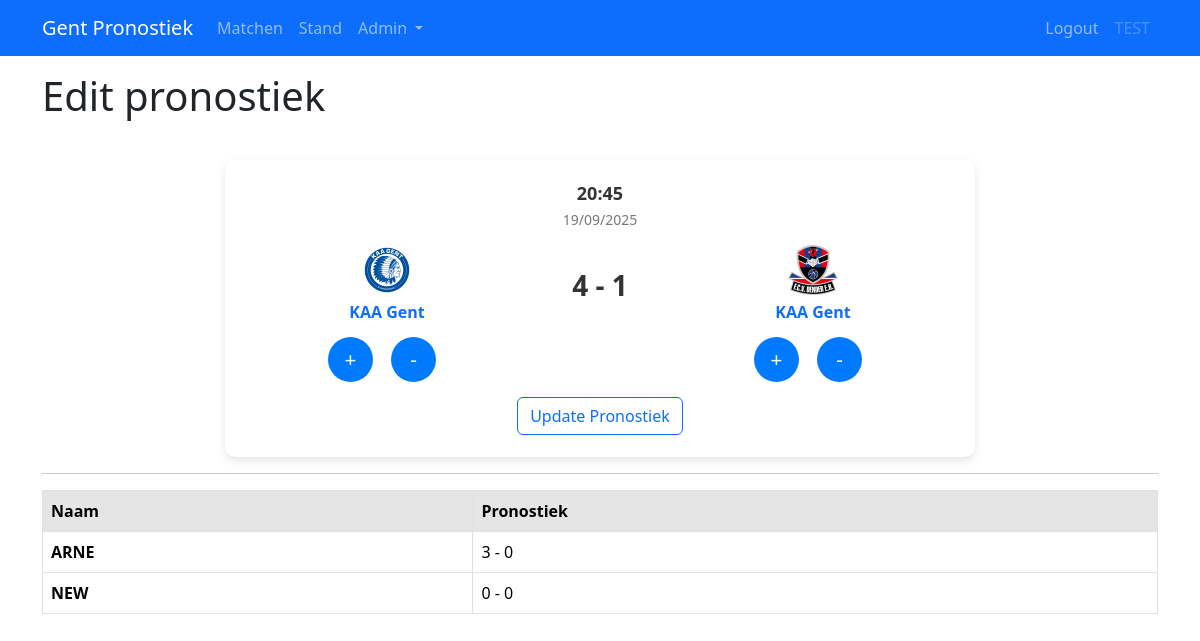
Page /pronostiek/3 (signed in) on the committed database.
### app/models.py (models this page shows, shortened)
class User(UserMixin, db.Model):
    id: so.Mapped[int] = so.mapped_column(primary_key=True)
    username: so.Mapped[str] = so.mapped_column(sa.String(64), unique=True, index=True)
    score: so.Mapped[int] = so.mapped_column(default=0)
    isAdmin: so.Mapped[bool] = so.mapped_column(default=True)
    predictions: so.WriteOnlyMapped["Prediction"] = so.relationship(
        back_populates="user", cascade="all, delete-orphan", passive_deletes=True
    )

class Match(db.Model):
    id: so.Mapped[int] = so.mapped_column(primary_key=True)
    home_score: so.Mapped[int] = so.mapped_column(default=0)
    away_score: so.Mapped[int] = so.mapped_column(default=0)
    home_team_id: so.Mapped[int] = so.mapped_column(
        sa.ForeignKey(Team.id, name="fk_match_home_team_id", ondelete="CASCADE"),
        index=True,
    )
    away_team_id: so.Mapped[int] = so.mapped_column(
        sa.ForeignKey(Team.id, name="fk_match_away_team_id", ondelete="CASCADE"),
        index=True,
    )
    home_team: so.Mapped["Team"] = so.relationship(foreign_keys=[home_team_id])
    away_team: so.Mapped["Team"] = so.relationship(foreign_keys=[away_team_id])
    match_done: so.Mapped[bool] = so.mapped_column(default=False)
    match_date: so.Mapped[datetime] = so.mapped_column(index=True)
    match_predictions: so.WriteOnlyMapped["Prediction"] = so.relationship(
        back_populates="predicted_match", passive_deletes=True
    )

class Team(db.Model):
    id: so.Mapped[int] = so.mapped_column(primary_key=True)
    name: so.Mapped[str] = so.mapped_column(sa.String(64), unique=True, index=True)
    logo_url: so.Mapped[str] = so.mapped_column(
        sa.String(256), nullable=True
    )  # stored in static folder

class Prediction(db.Model):
    id: so.Mapped[int] = so.mapped_column(primary_key=True)
    user_id: so.Mapped[int] = so.mapped_column(
        sa.ForeignKey(User.id, name="fk_prediction_user_id", ondelete="CASCADE"),
        index=True,
    )
    match_id: so.Mapped[int] = so.mapped_column(
        sa.ForeignKey(Match.id, name="fk_prediction_match_id", ondelete="CASCADE"),
        index=True,
    )
    predicted_home_score: so.Mapped[int] = so.mapped_column(nullable=True)
    predicted_away_score: so.Mapped[int] = so.mapped_column(nullable=True)
    points_earned: so.Mapped[int] = so.mapped_column(default=0)
    user: so.Mapped[User] = so.relationship(back_populates="predictions")
    predicted_match: so.Mapped[Match] = so.relationship(
        back_populates="match_predictions"
    )

### app/routes.py (the view, shortened to what this page needs)
@app.route("/pronostiek/<int:match_id>", methods=["GET", "POST"])
@login_required
def edit_pronostiek(match_id):
    match = db.session.get(Match, match_id)
    if match is None:
        flash("Error: match bestaat niet")
        return redirect(url_for("matches"))
    own_pred = db.session.scalar(
        sa.select(Prediction).where(
            Prediction.match_id == match_id, Prediction.user_id == current_user.id
        )
    )
    others_predDB = db.session.scalars(
        sa.select(Prediction).where(
            Prediction.match_id == match_id, Prediction.user_id != current_user.id
        )
    ).all()
    others_pred = [
        (
            prediction.user.username,
            prediction.predicted_home_score,
            prediction.predicted_away_score,
            prediction.points_earned,
        )
        for prediction in others_predDB
    ]
    return render_template(
        "edit_pronostiek.html",
        title="Edit pronostiek",
        other_pred=others_pred,
        own_pred=own_pred,
        match=match,
    )

### app/models.py (called while the page is built)
@login.user_loader
def load_user(id):
    return db.session.get(User, int(id))

### app/templates/edit_pronostiek.html (shortened to what this page needs)
{% extends "base.html" %}
{% block content %}
<h1>Edit pronostiek<span id="hidden_id">{{ own_pred.id }}</span></h1>
<div class="center-container">
    <div class="match-card">
        <div class="match-time">{{ match.match_date.strftime("%H:%M") }}</div>
        <div class="match-date">{{ match.match_date.strftime("%d/%m/%Y") }}</div>
        <div class="teams">
            <div class="team">
                <img src="{{ url_for('static', filename='images/' + match.home_team.logo_url) }}"
                    alt="{{ match.home_team.name }} Logo">
                <div class="team-name">{{ match.home_team.name }}</div>
            </div>
            <div class="score">
                <span id="home-score">{{ own_pred.predicted_home_score }}</span>
                <span> - </span>
                <span id="away-score">{{ own_pred.predicted_away_score }}</span>
            </div>
            <div class="team">
                <img src="{{ url_for('static', filename='images/' + match.away_team.logo_url) }}"
                    alt="{{ match.away_team.name }} Logo">
                <div class="team-name">{{ match.home_team.name }}</div>
            </div>
        </div>
        <div class="aanpassen-score">
            <div style="width: 40%;">
                <span class="score-cirkel" id="add-score-home">+</span>
                <span class="score-cirkel" id="lower-score-home">-</span>
            </div>
            <div style="width: 40%;">
                <span class="score-cirkel" id="add-score-away">+</span>
                <span class="score-cirkel" id="lower-score-away">-</span>
            </div>
        </div>
        <div class="submit-prono">
            <button type="button" class="btn btn-outline-primary" id="update-pronostiek">Update Pronostiek</button>
        </div>
    </div>
</div>
<hr>
<table class="table table-bordered table-hover">
    <thead>
        <tr class="table-active">
            <th scope="col">Naam</th>
            <th scope="col">Pronostiek</th>
        </tr>
    </thead>
    <tbody>
        {% for (username, pred_home_score, pred_away_score, points_earned) in other_pred %}
        <tr>
            <th scope="row">{{ username }}</th>
            <td>{{ pred_home_score }} - {{ pred_away_score }}</td>
        </tr>
        {% endfor %}
    </tbody>
</table>
{% endblock %}

### app/templates/base.html (shortened to what this page needs)
<!DOCTYPE html>
<html lang="en">
<head>
    <link rel="stylesheet" href="{{ url_for('static', filename='style.css')}}">
    <link href="https://cdn.jsdelivr.net/npm/bootstrap@5.3.2/dist/css/bootstrap.min.css" rel="stylesheet"
>
</head>
<body>
    <nav class="navbar bg-primary navbar-expand-lg" data-bs-theme="dark">
        <div class="container">
            <a class="navbar-brand" href="">Gent Pronostiek</a>
            <div class="collapse navbar-collapse" id="navbarSupportedContent">
                <ul class="navbar-nav me-auto mb-2 mb-lg-0">
                    <li class="nav-item">
                        <a href="{{ url_for('matches')}}" class="nav-link">Matchen</a>
                    </li>
                    <li class="nav-item">
                        <a href="{{ url_for('stand')}}" class="nav-link">Stand</a>
                    </li>
                    {% if current_user.isAdmin %}
                    <li class="nav-item dropdown">
                        <a class="nav-link dropdown-toggle" href="#" role="button" data-bs-toggle="dropdown"
                            aria-expanded="false">
                            Admin
                        </a>
                    </li>
                    {% endif %}
                </ul>
                <ul class="navbar-nav mb-2 mb-lg-0">
                    {% if current_user.is_anonymous %}
                    <li class="nav-item">
                        <a href="{{ url_for('login')}}" class="nav-link">Login</a>
                    </li>
                    {% else %}
                    <li class="nav-item">
                        <a href="{{ url_for('logout')}}" class="nav-link">Logout</a>
                    </li>
                    <li clas="nav-item">
                        <a class="nav-link disabled" href="{{ url_for('logout')}}">{{ current_user.username }}</a>
                    </li>
                    {% endif %}
                    </ul>
            </div>
        </div>
    </nav>
    <div class="container mt-3">
        {% block content %} {% endblock %}
    </div>
</body>
</html>

### app/static/style.css (style rules this page uses)
.match-card { position: relative; background-color: #fff; border-radius: 10px; box-shadow: 0 4px 8px rgba(0, 0, 0, 0.1); padding: 20px; width: 750px; text-align: center; font-size: 2rem; }
.match-date { font-size: 14px; color: #777; margin-bottom: 15px; }
.match-time { font-size: 18px; color: #333; font-weight: bold; margin-bottom: 2px; }
.teams { display: flex; justify-content: space-between; align-items: center; margin-bottom: 7px; }
.team { display: flex; flex-direction: column; align-items: center; width: 40%; }
.team img { width: 50px; height: 50px; margin-bottom: 5px; }
.team-name { font-size: 16px; font-weight: bold; color:#0d6efd; }
.score { font-size: 28px; font-weight: bold; color: #333; user-select: none; }
.center-container { display: flex; justify-content: center; margin-top: 40px; }
.aanpassen-score { display: flex; justify-content: space-between; align-items: center; margin-bottom: 7px; user-select: none; }
.score-cirkel { width: 45px; height: 45px; line-height: 45px; border-radius: 50%; color: #fff; text-align: center; align-items: center; background: #007bff; display: inline-block; font-size: 1.3rem; margin-right: 10px; }

### rows in the picture
User: username "TEST"
Match: match_date "20:45", match_date "19/09/2025"
Team: logo_url (picture), home_team.name "KAA Gent"
Prediction: predicted_home_score "4", predicted_away_score "1"
Team: logo_url (picture)
User: username "ARNE", pred_home_score "3", pred_away_score "0"
User: username "NEW", score "0"
